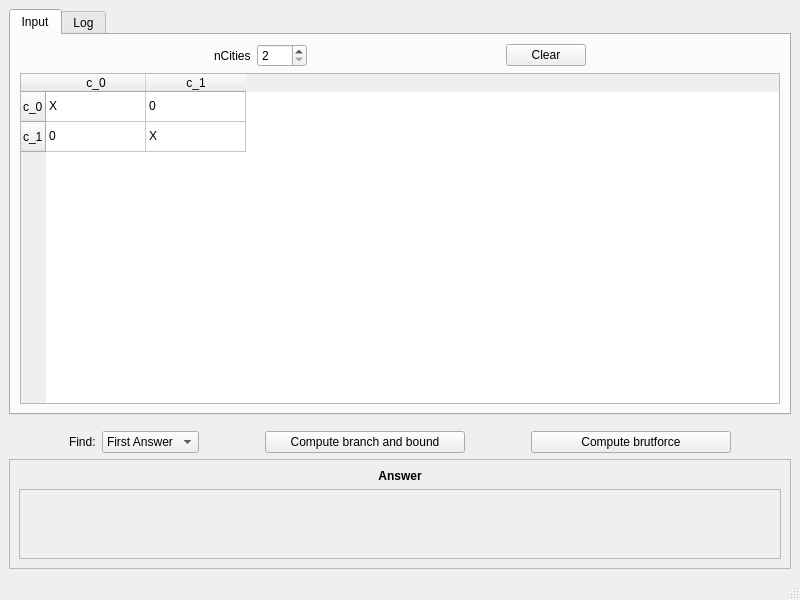
<?xml version="1.0" encoding="UTF-8"?>
<ui version="4.0">
 <class>MainWindow</class>
 <widget class="QMainWindow" name="MainWindow">
  <property name="geometry">
   <rect>
    <x>0</x>
    <y>0</y>
    <width>800</width>
    <height>600</height>
   </rect>
  </property>
  <property name="windowTitle">
   <string>Travelling salesman problem</string>
  </property>
  <widget class="QWidget" name="centralwidget">
   <layout class="QVBoxLayout" name="verticalLayout">
    <item>
     <widget class="QTabWidget" name="tabWidget">
      <property name="currentIndex">
       <number>0</number>
      </property>
      <property name="elideMode">
       <enum>Qt::ElideNone</enum>
      </property>
      <widget class="QWidget" name="tab">
       <attribute name="title">
        <string>Input</string>
       </attribute>
       <layout class="QVBoxLayout" name="verticalLayout_3">
        <item>
         <layout class="QHBoxLayout" name="horizontalLayout">
          <item>
           <spacer name="horizontalSpacer_3">
            <property name="orientation">
             <enum>Qt::Horizontal</enum>
            </property>
            <property name="sizeHint" stdset="0">
             <size>
              <width>40</width>
              <height>20</height>
             </size>
            </property>
           </spacer>
          </item>
          <item>
           <widget class="QLabel" name="label">
            <property name="text">
             <string>nCities</string>
            </property>
           </widget>
          </item>
          <item>
           <widget class="QSpinBox" name="spinBox_nCities">
            <property name="sizePolicy">
             <sizepolicy hsizetype="Fixed" vsizetype="Fixed">
              <horstretch>0</horstretch>
              <verstretch>0</verstretch>
             </sizepolicy>
            </property>
            <property name="minimumSize">
             <size>
              <width>50</width>
              <height>0</height>
             </size>
            </property>
            <property name="minimum">
             <number>2</number>
            </property>
           </widget>
          </item>
          <item>
           <spacer name="horizontalSpacer_4">
            <property name="orientation">
             <enum>Qt::Horizontal</enum>
            </property>
            <property name="sizeHint" stdset="0">
             <size>
              <width>40</width>
              <height>20</height>
             </size>
            </property>
           </spacer>
          </item>
          <item>
           <widget class="QPushButton" name="pushButton_clearInput">
            <property name="text">
             <string>Clear</string>
            </property>
           </widget>
          </item>
          <item>
           <spacer name="horizontalSpacer_8">
            <property name="orientation">
             <enum>Qt::Horizontal</enum>
            </property>
            <property name="sizeHint" stdset="0">
             <size>
              <width>40</width>
              <height>20</height>
             </size>
            </property>
           </spacer>
          </item>
         </layout>
        </item>
        <item>
         <widget class="QTableWidget" name="tableWidget_inputMatrix">
          <row>
           <property name="text">
            <string>c_0</string>
           </property>
          </row>
          <row>
           <property name="text">
            <string>c_1</string>
           </property>
          </row>
          <column>
           <property name="text">
            <string>c_0</string>
           </property>
          </column>
          <column>
           <property name="text">
            <string>c_1</string>
           </property>
          </column>
          <item row="0" column="0">
           <property name="text">
            <string>X</string>
           </property>
          </item>
          <item row="0" column="1">
           <property name="text">
            <string>0</string>
           </property>
          </item>
          <item row="1" column="0">
           <property name="text">
            <string>0</string>
           </property>
          </item>
          <item row="1" column="1">
           <property name="text">
            <string>X</string>
           </property>
          </item>
         </widget>
        </item>
       </layout>
      </widget>
      <widget class="QWidget" name="tab_2">
       <attribute name="title">
        <string>Log</string>
       </attribute>
       <layout class="QVBoxLayout" name="verticalLayout_4">
        <item>
         <layout class="QHBoxLayout" name="horizontalLayout_2">
          <property name="bottomMargin">
           <number>0</number>
          </property>
          <item>
           <spacer name="horizontalSpacer_2">
            <property name="orientation">
             <enum>Qt::Horizontal</enum>
            </property>
            <property name="sizeHint" stdset="0">
             <size>
              <width>40</width>
              <height>20</height>
             </size>
            </property>
           </spacer>
          </item>
          <item>
           <widget class="QLabel" name="label_3">
            <property name="text">
             <string>Page</string>
            </property>
           </widget>
          </item>
          <item>
           <widget class="QSpinBox" name="spinBox_logPage">
            <property name="sizePolicy">
             <sizepolicy hsizetype="Fixed" vsizetype="Fixed">
              <horstretch>0</horstretch>
              <verstretch>0</verstretch>
             </sizepolicy>
            </property>
            <property name="minimumSize">
             <size>
              <width>50</width>
              <height>0</height>
             </size>
            </property>
            <property name="minimum">
             <number>1</number>
            </property>
            <property name="maximum">
             <number>1</number>
            </property>
           </widget>
          </item>
          <item>
           <widget class="QLabel" name="label_4">
            <property name="text">
             <string>/</string>
            </property>
           </widget>
          </item>
          <item>
           <widget class="QLabel" name="label_logPagesCount">
            <property name="text">
             <string>1</string>
            </property>
           </widget>
          </item>
          <item>
           <spacer name="horizontalSpacer">
            <property name="orientation">
             <enum>Qt::Horizontal</enum>
            </property>
            <property name="sizeHint" stdset="0">
             <size>
              <width>40</width>
              <height>20</height>
             </size>
            </property>
           </spacer>
          </item>
         </layout>
        </item>
        <item>
         <widget class="QTextEdit" name="textBrowser_log">
          <property name="lineWrapMode">
           <enum>QTextEdit::NoWrap</enum>
          </property>
          <property name="readOnly">
           <bool>true</bool>
          </property>
          <property name="html">
           <string>&lt;!DOCTYPE HTML PUBLIC &quot;-//W3C//DTD HTML 4.0//EN&quot; &quot;http://www.w3.org/TR/REC-html40/strict.dtd&quot;&gt;
&lt;html&gt;&lt;head&gt;&lt;meta name=&quot;qrichtext&quot; content=&quot;1&quot; /&gt;&lt;style type=&quot;text/css&quot;&gt;
p, li { white-space: pre-wrap; }
&lt;/style&gt;&lt;/head&gt;&lt;body style=&quot; font-family:'MS Shell Dlg 2'; font-size:8.25pt; font-weight:400; font-style:normal;&quot;&gt;
&lt;p style=&quot;-qt-paragraph-type:empty; margin-top:0px; margin-bottom:0px; margin-left:0px; margin-right:0px; -qt-block-indent:0; text-indent:0px;&quot;&gt;&lt;br /&gt;&lt;/p&gt;&lt;/body&gt;&lt;/html&gt;</string>
          </property>
          <property name="placeholderText">
           <string/>
          </property>
         </widget>
        </item>
       </layout>
      </widget>
     </widget>
    </item>
    <item>
     <layout class="QHBoxLayout" name="horizontalLayout_3">
      <property name="topMargin">
       <number>10</number>
      </property>
      <property name="bottomMargin">
       <number>0</number>
      </property>
      <item>
       <spacer name="horizontalSpacer_9">
        <property name="orientation">
         <enum>Qt::Horizontal</enum>
        </property>
        <property name="sizeHint" stdset="0">
         <size>
          <width>40</width>
          <height>20</height>
         </size>
        </property>
       </spacer>
      </item>
      <item>
       <widget class="QLabel" name="label_2">
        <property name="text">
         <string>Find:</string>
        </property>
       </widget>
      </item>
      <item>
       <widget class="QComboBox" name="comboBox_AnswerType">
        <property name="sizePolicy">
         <sizepolicy hsizetype="Fixed" vsizetype="Fixed">
          <horstretch>0</horstretch>
          <verstretch>0</verstretch>
         </sizepolicy>
        </property>
        <property name="minimumSize">
         <size>
          <width>90</width>
          <height>0</height>
         </size>
        </property>
        <item>
         <property name="text">
          <string>First Answer</string>
         </property>
        </item>
        <item>
         <property name="text">
          <string>All Answers</string>
         </property>
        </item>
       </widget>
      </item>
      <item>
       <spacer name="horizontalSpacer_5">
        <property name="orientation">
         <enum>Qt::Horizontal</enum>
        </property>
        <property name="sizeHint" stdset="0">
         <size>
          <width>40</width>
          <height>20</height>
         </size>
        </property>
       </spacer>
      </item>
      <item>
       <widget class="QPushButton" name="pushButton_compute">
        <property name="sizePolicy">
         <sizepolicy hsizetype="Fixed" vsizetype="Fixed">
          <horstretch>0</horstretch>
          <verstretch>0</verstretch>
         </sizepolicy>
        </property>
        <property name="minimumSize">
         <size>
          <width>200</width>
          <height>0</height>
         </size>
        </property>
        <property name="text">
         <string>Compute branch and bound</string>
        </property>
       </widget>
      </item>
      <item>
       <spacer name="horizontalSpacer_7">
        <property name="orientation">
         <enum>Qt::Horizontal</enum>
        </property>
        <property name="sizeHint" stdset="0">
         <size>
          <width>40</width>
          <height>20</height>
         </size>
        </property>
       </spacer>
      </item>
      <item>
       <widget class="QPushButton" name="pushButton">
        <property name="sizePolicy">
         <sizepolicy hsizetype="Fixed" vsizetype="Fixed">
          <horstretch>0</horstretch>
          <verstretch>0</verstretch>
         </sizepolicy>
        </property>
        <property name="minimumSize">
         <size>
          <width>200</width>
          <height>0</height>
         </size>
        </property>
        <property name="text">
         <string>Compute brutforce</string>
        </property>
       </widget>
      </item>
      <item>
       <spacer name="horizontalSpacer_6">
        <property name="orientation">
         <enum>Qt::Horizontal</enum>
        </property>
        <property name="sizeHint" stdset="0">
         <size>
          <width>40</width>
          <height>20</height>
         </size>
        </property>
       </spacer>
      </item>
     </layout>
    </item>
    <item>
     <widget class="QFrame" name="frame_Answer">
      <property name="sizePolicy">
       <sizepolicy hsizetype="Preferred" vsizetype="Preferred">
        <horstretch>0</horstretch>
        <verstretch>0</verstretch>
       </sizepolicy>
      </property>
      <property name="frameShape">
       <enum>QFrame::StyledPanel</enum>
      </property>
      <property name="frameShadow">
       <enum>QFrame::Raised</enum>
      </property>
      <layout class="QVBoxLayout" name="verticalLayout_2">
       <item>
        <widget class="QLabel" name="label_AnswerTitle">
         <property name="font">
          <font>
           <weight>75</weight>
           <bold>true</bold>
          </font>
         </property>
         <property name="text">
          <string>Answer</string>
         </property>
         <property name="alignment">
          <set>Qt::AlignCenter</set>
         </property>
        </widget>
       </item>
       <item>
        <widget class="QScrollArea" name="scrollArea">
         <property name="sizePolicy">
          <sizepolicy hsizetype="Expanding" vsizetype="Minimum">
           <horstretch>0</horstretch>
           <verstretch>0</verstretch>
          </sizepolicy>
         </property>
         <property name="widgetResizable">
          <bool>true</bool>
         </property>
         <widget class="QWidget" name="scrollAreaWidgetContents">
          <property name="geometry">
           <rect>
            <x>0</x>
            <y>0</y>
            <width>760</width>
            <height>68</height>
           </rect>
          </property>
          <layout class="QVBoxLayout" name="verticalLayout_5">
           <item>
            <widget class="QLabel" name="label_Answer">
             <property name="text">
              <string/>
             </property>
             <property name="alignment">
              <set>Qt::AlignCenter</set>
             </property>
             <property name="wordWrap">
              <bool>true</bool>
             </property>
            </widget>
           </item>
          </layout>
         </widget>
        </widget>
       </item>
      </layout>
     </widget>
    </item>
   </layout>
  </widget>
  <widget class="QMenuBar" name="menubar">
   <property name="geometry">
    <rect>
     <x>0</x>
     <y>0</y>
     <width>800</width>
     <height>20</height>
    </rect>
   </property>
  </widget>
  <widget class="QStatusBar" name="statusbar"/>
 </widget>
 <resources/>
 <connections/>
</ui>
